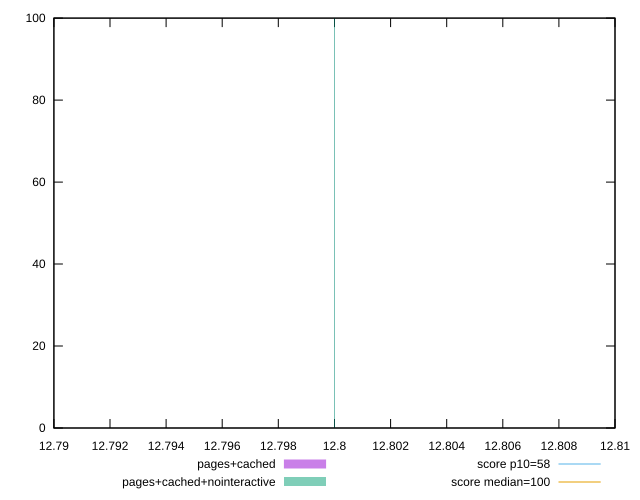

Write gnuplot code to recreate this figure.
reset

$pagesCached <<EOF
12.799999999999999 100
EOF

$pagesCachedNointeractive <<EOF
12.799999999999999 100
EOF

set key outside below
set boxwidth 1e-12
set xrange [12.790000000000001:12.81]
set yrange [0:100]
set trange [0:100]
set style fill transparent solid 0.5 noborder

set parametric
set terminal svg size 640, 500 enhanced background rgb 'white'
set output "report_00007_2020-12-11T15:55:29.892Z/estimated-input-latency/comparison/histogram/2_vs_3.svg"

plot $pagesCached title "pages+cached" with boxes, \
     $pagesCachedNointeractive title "pages+cached+nointeractive" with boxes, \
     58,t title "score p10=58", \
     100,t title "score median=100"

reset
